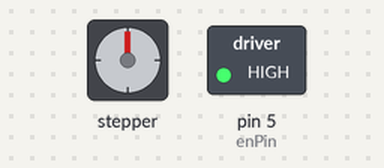
Bench run of a sketch on a simulated Arduino Uno, built with avr-gcc and run on an emulated ATmega328P. Shown: stepper motor, switched loads named in the sketch (green lamp = pin HIGH). Stepper angles assume 200 steps per turn.

Above: at 0.15 s.
At 1.65 s:
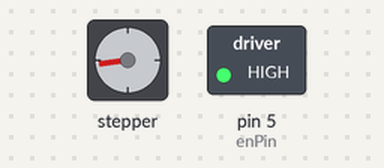
At 3.45 s:
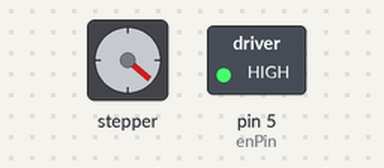
At 6.6 s:
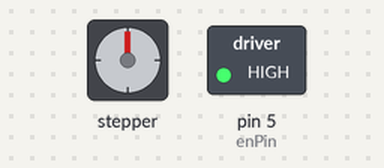
Timing chart, 0 to 8.1 s (numbered marks = the images above):
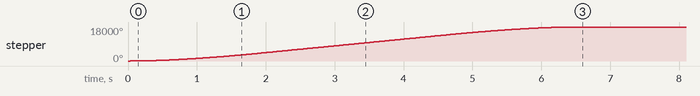

Measured:
- by itself, stepper: turns 18000° clockwise in 6.5 s

The sketch:

AccelStepper.ino
```cpp
#include <AccelStepper.h>

#define stepPin MISO
#define directionPin MOSI
#define enPin 5
#define HallSensor SCK

// 0-360 of the big cog
int calculatedPosition = 0;
int calculatedNumberOfRots = 0;

// Normally 0-3200 of the small cog
// 0-25600 of the large cog
int stepperPositionLib = 0;

// Define a stepper and the pins it will use
AccelStepper stepper(AccelStepper::DRIVER, stepPin, directionPin);

void setup()
{
  pinMode(HallSensor, INPUT_PULLUP);

  pinMode(enPin, OUTPUT);
  digitalWrite(enPin, HIGH);
  // Change these to suit your stepper if you want


 stepper.setMaxSpeed(3000);
  stepper.setAcceleration(2000);
  stepper.moveTo(10000);

  //homing();
}

void testMotor()
{


  stepper.run();
}

void loop()
{
  testMotor();
    // If at the end of travel go to the other end
    // if (stepper.distanceToGo() == 0)
    //   stepper.moveTo(-stepper.currentPosition());


}

void homing()
{
  stepper.setCurrentPosition(0);
  stepper.setMaxSpeed(3000);
  stepper.setAcceleration(2000);
  stepper.moveTo(3200 * 5);

  while(digitalRead(HallSensor) == HIGH){
    stepper.run();
    Serial.println(stepper.currentPosition());
  }

  stepper.setCurrentPosition(0);
  stepperPositionLib = 0;
  Serial.println("Homing Complete");


}
```
